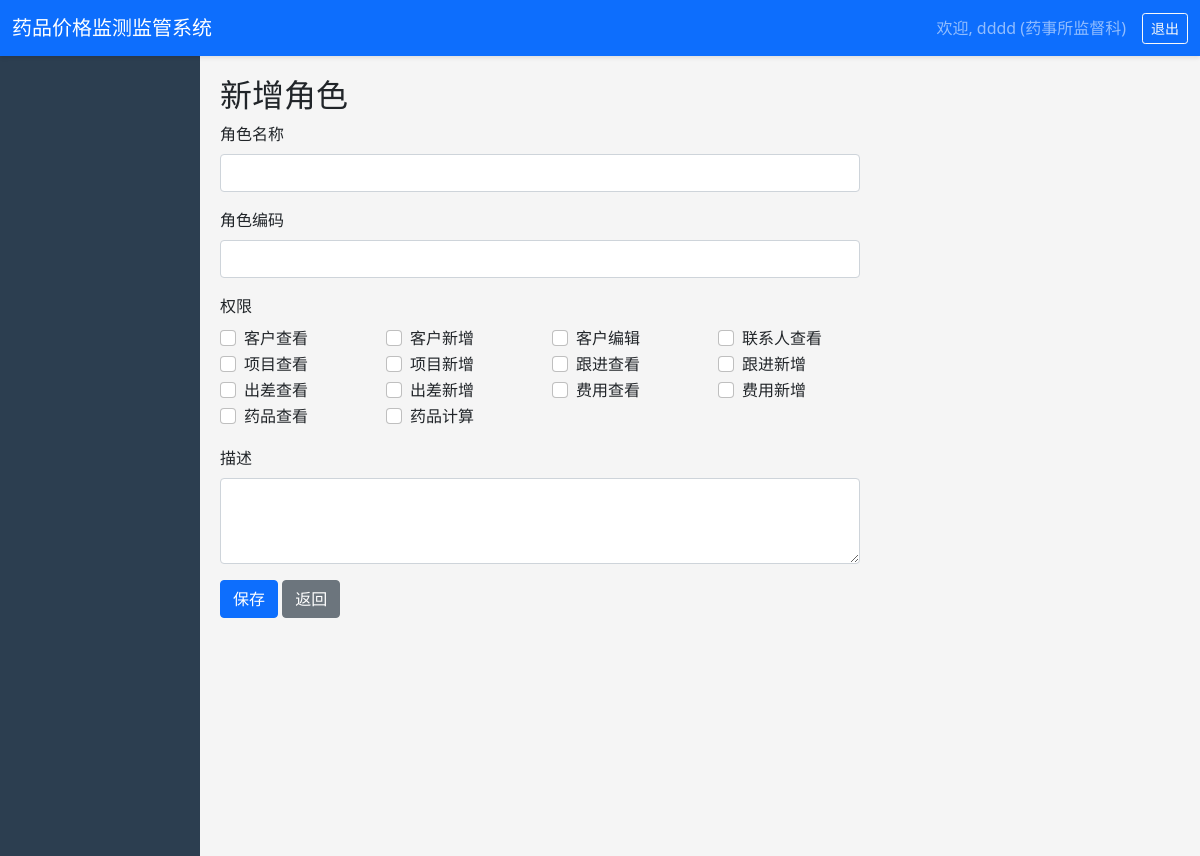
Page /system/roles/create/ (signed in) on the committed database.
### core/models.py (models this page shows, shortened)
class User(AbstractUser):
    USER_TYPE_CHOICES = [
        ('admin', '系统管理员'),
        ('supervisor', '药事所监督科'),
        ('drug_section', '药事所药品科'),
        ('pharmacy', '药店'),
        ('company', '药企'),
        ('district', '区县医保局'),
    ]
    user_type = models.CharField(max_length=20, choices=USER_TYPE_CHOICES, verbose_name='用户类型')
    phone = models.CharField(max_length=20, blank=True, verbose_name='联系电话')
    department = models.ForeignKey('Department', on_delete=models.SET_NULL, null=True, blank=True, related_name='users')
    organization = models.CharField(max_length=200, blank=True, verbose_name='所属机构')
    medical_insurance_code = models.CharField(max_length=50, blank=True, verbose_name='医保编码')
    class Meta:
        verbose_name = '用户'
        verbose_name_plural = '用户'

class Permission(models.Model):
    name = models.CharField(max_length=50, verbose_name='权限名称')
    code = models.CharField(max_length=50, unique=True, verbose_name='权限编码')
    module = models.CharField(max_length=50, verbose_name='所属模块')
    description = models.TextField(blank=True, verbose_name='描述')
    class Meta:
        verbose_name = '权限'
        verbose_name_plural = '权限'

### core/views.py (the view, shortened to what this page needs)
# urls.py: path('system/roles/create/', v.role_create, name='role_create'),
@login_required
def role_create(request):
    permissions = Permission.objects.all()
    return render(request, 'core/system/role_form.html', {'permissions': permissions})

### templates/core/system/role_form.html (shortened to what this page needs)
{% extends 'core/base.html' %}
{% block content %}
<h2>{% if role %}编辑{% else %}新增{% endif %}角色</h2>
<form method="post" class="col-md-8">
    <div class="mb-3">
        <label class="form-label">角色名称</label>
        <input type="text" name="name" class="form-control" required>
    </div>
    <div class="mb-3">
        <label class="form-label">角色编码</label>
        <input type="text" name="code" class="form-control" required>
    </div>
    <div class="mb-3">
        <label class="form-label">权限</label>
        <div class="row">
            {% for perm in permissions %}
            <div class="col-md-3">
                <div class="form-check">
                    <input class="form-check-input" type="checkbox" name="permissions" value="{{ perm.id }}" id="perm{{ perm.id }}">
                    <label class="form-check-label" for="perm{{ perm.id }}">{{ perm.name }}</label>
                </div>
            </div>
            {% endfor %}
        </div>
    </div>
    <div class="mb-3">
        <label class="form-label">描述</label>
        <textarea name="description" class="form-control" rows="3"></textarea>
    </div>
    <button type="submit" class="btn btn-primary">保存</button>
    <a href="{% url 'role_list' %}" class="btn btn-secondary">返回</a>
</form>
{% endblock %}

### templates/core/base.html (shortened to what this page needs)
<!DOCTYPE html>
<html lang="zh-CN">
<head>
    <link href="https://cdn.jsdelivr.net/npm/bootstrap@5.1.3/dist/css/bootstrap.min.css" rel="stylesheet">
</head>
<body>
    {% if user.is_authenticated %}
    <nav class="navbar navbar-expand-lg navbar-dark bg-primary">
        <div class="container-fluid">
            <a class="navbar-brand" href="{% url 'dashboard' %}">药品价格监测监管系统</a>
            <div class="collapse navbar-collapse">
                <span class="navbar-text me-3">
                    欢迎, {{ user.username }} ({{ user.get_user_type_display }})
                </span>
                <a href="{% url 'logout' %}" class="btn btn-sm btn-outline-light">退出</a>
            </div>
        </div>
    </nav>
    <div class="container-fluid">
        <div class="row">
            <div class="col-md-2 sidebar p-0">
            </div>
            <div class="col-md-10 content">
                {% block content %}{% endblock %}
            </div>
        </div>
    </div>
    {% else %}
    {% block login_content %}{% endblock %}
    {% endif %}
</body>
</html>

### templates/core/base.html (style rules this page uses)
body { background-color: #f5f5f5; }
.sidebar { min-height: 100vh; background: #2c3e50; color: white; }
.content { padding: 20px; }
.navbar { box-shadow: 0 2px 4px rgba(0,0,0,0.1); }

### rows in the picture
User: username "dddd", user_type "药事所监督科"
Permission: name "客户查看"
Permission: name "客户新增"
Permission: name "客户编辑"
Permission: name "联系人查看"
Permission: name "项目查看"
Permission: name "项目新增"
Permission: name "跟进查看"
Permission: name "跟进新增"
Permission: name "出差查看"
Permission: name "出差新增"
Permission: name "费用查看"
Permission: name "费用新增"
Permission: name "药品查看"
Permission: name "药品计算"
